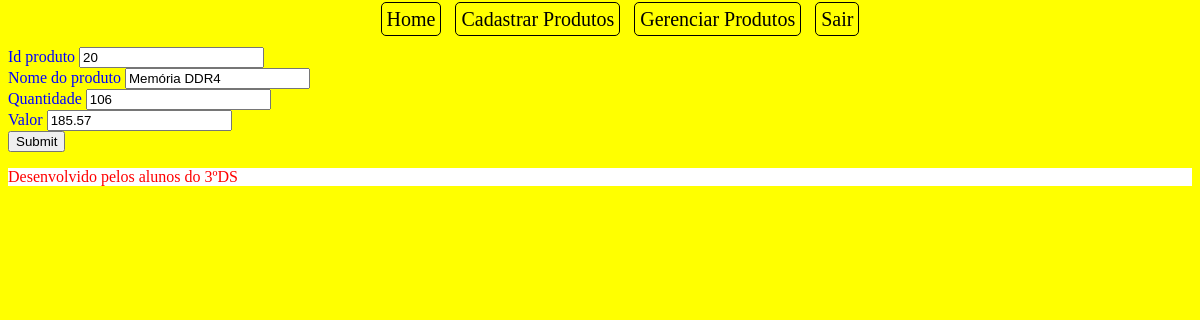
/upd_prod.php?id=20 (signed in), run on the app's committed database.
### tables this page shows
CREATE TABLE produtos (
  id mediumint(5) NOT NULL,
  nome varchar(25) NOT NULL,
  quant tinyint(2) NOT NULL,
  valor float(7,2) NOT NULL,
  categoria smallint(2) NOT NULL,
  foto varchar(50) NOT NULL
);

### upd_prod.php (the view, shortened to what this page needs)
<?php
include('topo.php');
$id = $_GET['id'];
$conexao = mysqli_connect('localhost','root','','comercio');
$sql = "SELECT * FROM produtos WHERE id=$id";
$executar = mysqli_query($conexao, $sql);
$res = mysqli_fetch_array($executar);
?>
    <form action="atualizar.php" method="post">
        Id produto <input type="text" name="id"
        value="<?php echo $res['id'];?>" readonly><br>
        Nome do produto <input type="text" name="nome"
        value="<?php echo $res['nome'];?>"><br>
        Quantidade <input type="text" name="quant"
        value="<?php echo $res['quant'];?>"><br>
        Valor <input type="text" name="valor"
        value="<?php echo $res['valor'];?>"><br>
        <input type="submit">
    </form>

### topo.php (style rules this page uses)
body { color:blue; background-color:yellow; }
p { color:red; background-color:white; }

### data on the page
produtos: id "20", nome "Memória DDR4", quant "106", valor "185.57"
